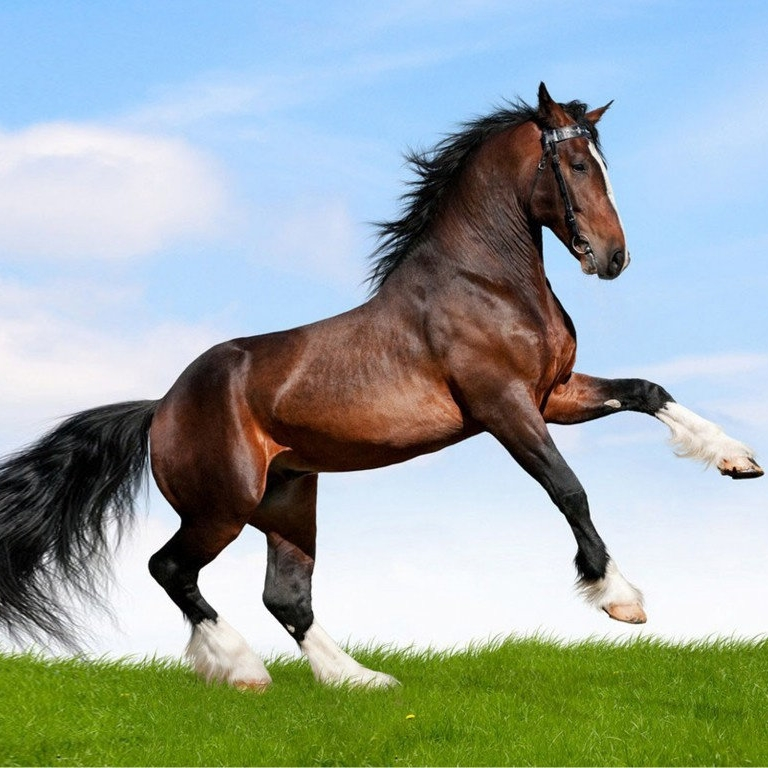
#> input picture P3/img/kuda.jpg, 768 x 768 px
$ python kode.py
#> lines starting #> are read from the running program, lines starting #| are printed output that depends on the picture
from sqlite3 import Row
from cv2 import imshow
import numpy as np
import cv2
from matplotlib import pyplot as plt
import matplotlib.image as mpimg
import time
from array import *

# Main Function


def flip_image():
    img = mpimg.imread('img/kuda.jpg')
#> img is the input picture: shape (768, 768, 3); mean R, G, B 155, 167.8, 163.9
    horizontal_img = cv2.flip(img, 1)
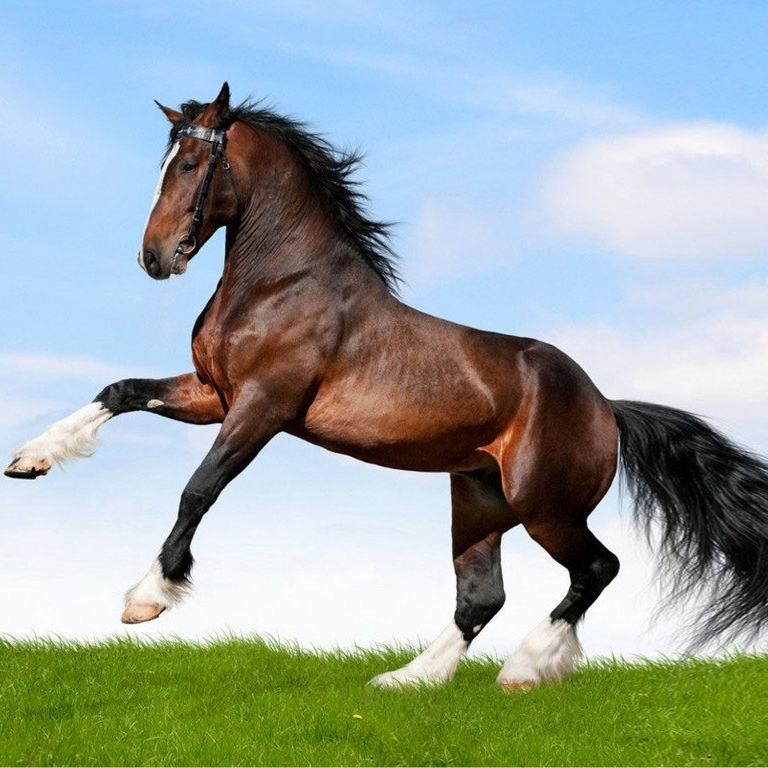
#> horizontal_img: shape (768, 768, 3); mean R, G, B 155, 167.8, 163.9
    vertical_img = cv2.flip(img, 0)
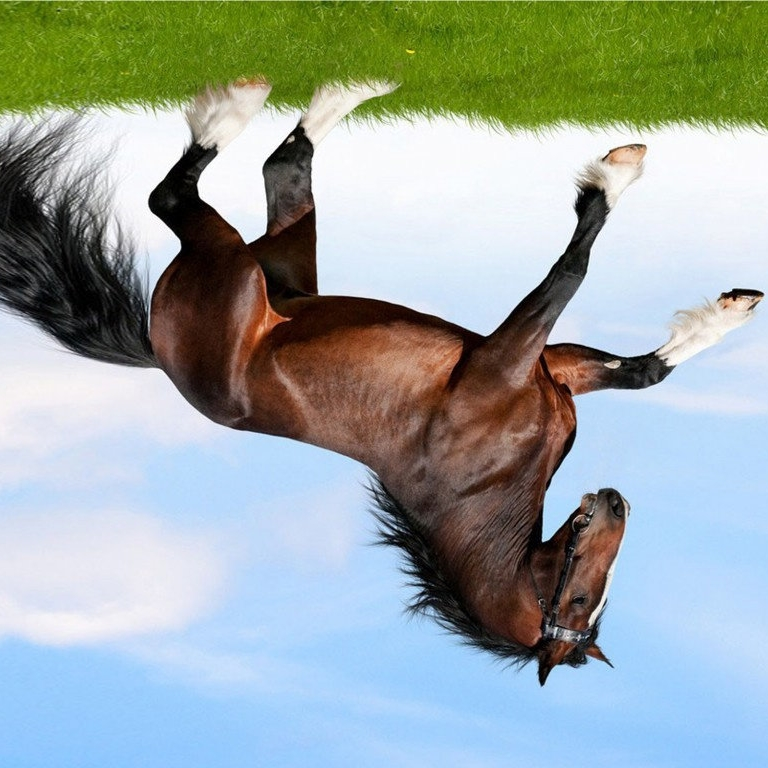
#> vertical_img: shape (768, 768, 3); mean R, G, B 155, 167.8, 163.9
    both_img = cv2.flip(img, -1)
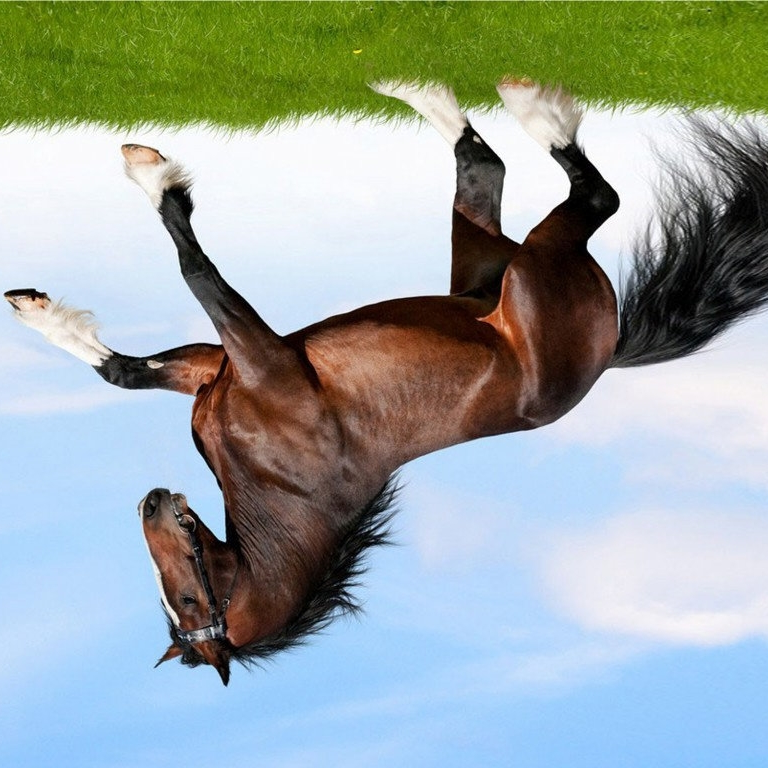
#> both_img: shape (768, 768, 3); mean R, G, B 155, 167.8, 163.9

    plt.subplot(2, 2, 1), plt.imshow(img)
    plt.title('Original'), plt.xticks([]), plt.yticks([])
    plt.subplot(2, 2, 2), plt.imshow(horizontal_img)
    plt.title('Flip Horizontal'), plt.xticks([]), plt.yticks([])
    plt.subplot(2, 2, 3), plt.imshow(vertical_img)
    plt.title('Flip Vertikal'), plt.xticks([]), plt.yticks([])
    plt.subplot(2, 2, 4), plt.imshow(both_img)
    plt.title('Flip both'), plt.xticks([]), plt.yticks([])
    plt.show()
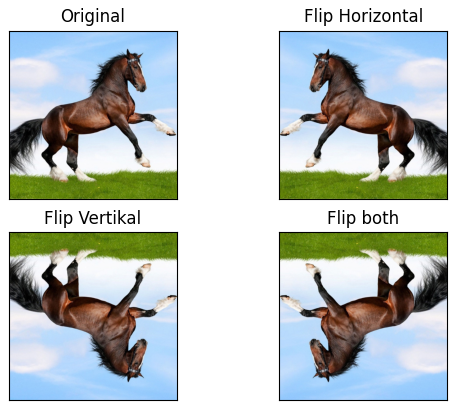
#> figure drawn by matplotlib, 4 panels
    return


# [76 lines left out: function enchancement, not called in this run]


# ======Main Program=======
flip_image()
# enchancement()
